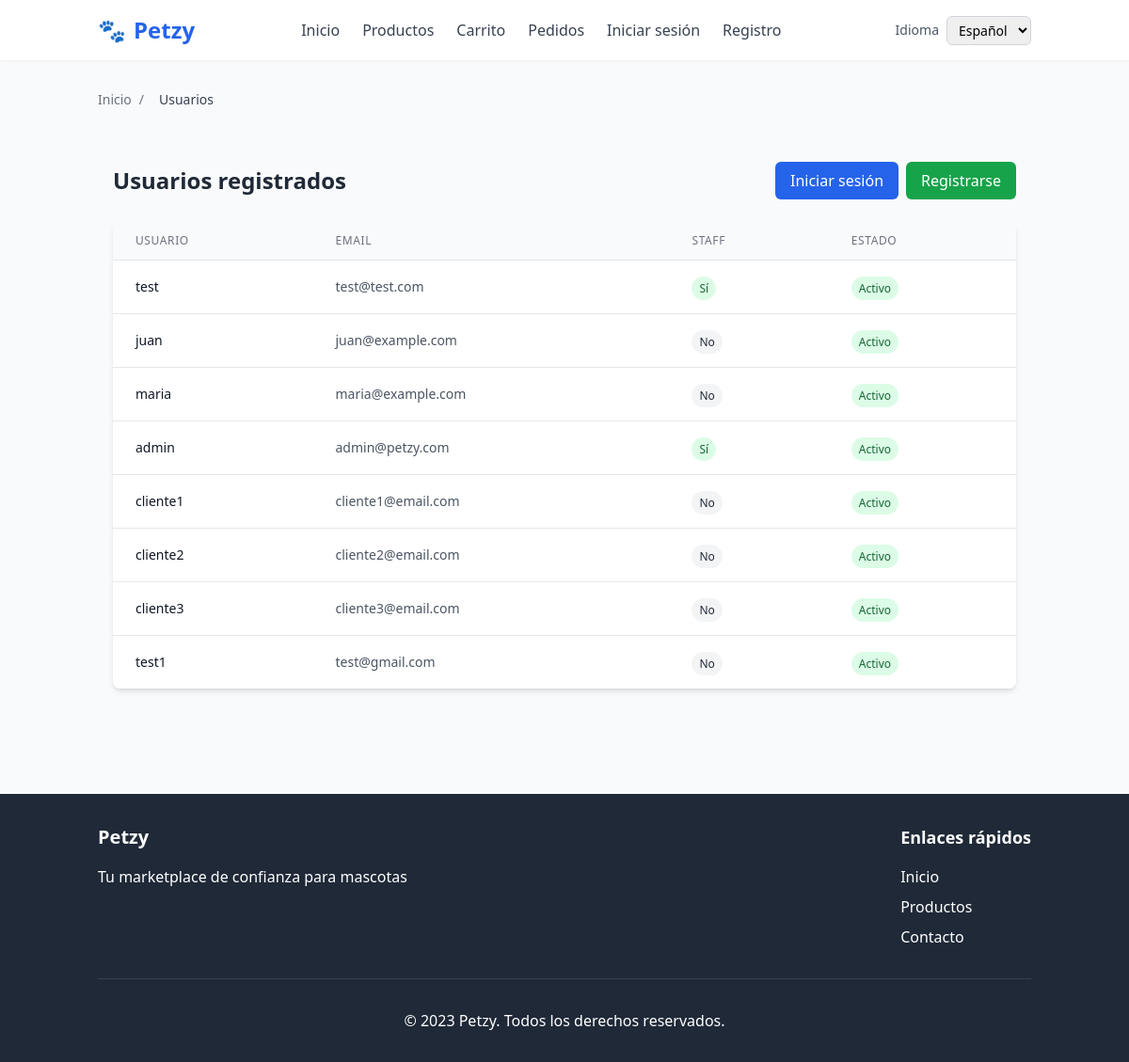
/users/, run on the app's committed database.
### users/models.py (models this page shows)
class Usuario(AbstractUser):
    pass

### users/views.py (the view)
# urls.py: path("", UsuarioListView.as_view(), name="list"),
class UsuarioListView(ListView):
    model = User
    template_name = "users/users_list.html"
    context_object_name = "usuarios"
    paginate_by = 20
    def get_context_data(self, **kwargs):
        context = super().get_context_data(**kwargs)
        context['breadcrumbs'] = [
            {"label": _("Inicio"), "url": reverse_lazy("home:index")},
            {"label": _("Usuarios"), "url": ""},
        ]
        return context

### templates/users/users_list.html (shortened to what this page needs)
{% extends "base.html" %}
{% load i18n %}
{% block content %}
<div class="container mx-auto px-4 py-8 max-w-6xl">
    <div class="flex flex-col sm:flex-row justify-between items-center mb-6">
        <h1 class="text-2xl font-bold text-gray-800 mb-4 sm:mb-0">{% trans "Usuarios registrados" %}</h1>
        <div class="flex space-x-2">
            <a href="{% url 'users:login' %}"
               class="bg-blue-600 hover:bg-blue-700 text-white px-4 py-2 rounded-md transition duration-200">
                {% trans "Iniciar sesión" %}
            </a>
            <a href="{% url 'users:register' %}"
               class="bg-green-600 hover:bg-green-700 text-white px-4 py-2 rounded-md transition duration-200">
                {% trans "Registrarse" %}
            </a>
        </div>
    </div>
    <div class="bg-white shadow-md rounded-lg overflow-hidden">
        <div class="overflow-x-auto">
            <table class="min-w-full divide-y divide-gray-200">
                <thead class="bg-gray-50">
                    <tr>
                        <th class="px-6 py-3 text-left text-xs font-medium text-gray-500 uppercase tracking-wider">
                            {% trans "Usuario" %}
                        </th>
                        <th class="px-6 py-3 text-left text-xs font-medium text-gray-500 uppercase tracking-wider">
                            {% trans "Email" %}
                        </th>
                        <th class="px-6 py-3 text-left text-xs font-medium text-gray-500 uppercase tracking-wider">
                            {% trans "Staff" %}
                        </th>
                        <th class="px-6 py-3 text-left text-xs font-medium text-gray-500 uppercase tracking-wider">
                            {% trans "Estado" %}
                        </th>
                    </tr>
                </thead>
                <tbody class="bg-white divide-y divide-gray-200">
                    {% for u in usuarios %}
                    <tr class="hover:bg-gray-50 transition duration-150">
                        <td class="px-6 py-4 whitespace-nowrap">
                            <div class="text-sm font-medium text-gray-900">{{ u.username }}</div>
                        </td>
                        <td class="px-6 py-4 whitespace-nowrap">
                            <div class="text-sm text-gray-600">{{ u.email|default:_("No especificado") }}</div>
                        </td>
                        <td class="px-6 py-4 whitespace-nowrap">
                            <span class="px-2 py-1 text-xs font-medium rounded-full
                                {% if u.is_staff %}bg-green-100 text-green-800{% else %}bg-gray-100 text-gray-800{% endif %}">
                                {{ u.is_staff|yesno:_("Sí,No") }}
                            </span>
                        </td>
                        <td class="px-6 py-4 whitespace-nowrap">
                            <span class="px-2 py-1 text-xs font-medium rounded-full
                                {% if u.is_active %}bg-green-100 text-green-800{% else %}bg-red-100 text-red-800{% endif %}">
                                {{ u.is_active|yesno:_("Activo,Inactivo") }}
                            </span>
                        </td>
                    </tr>
                    {% empty %}
                    <tr>
                        <td colspan="4" class="px-6 py-4 text-center text-sm text-gray-500">
                            {% trans "No hay usuarios registrados" %}
                        </td>
                    </tr>
                    {% endfor %}
                </tbody>
            </table>
        </div>
    </div>
</div>
{% endblock %}

### data on the page
Usuario: username "test", email "test@test.com", is_staff "Sí", is_active "Activo"
Usuario: username "juan", email "juan@example.com", is_staff "No", is_active "Activo"
Usuario: username "maria", email "maria@example.com", is_staff "No", is_active "Activo"
Usuario: username "admin", email "admin@petzy.com", is_staff "Sí", is_active "Activo"
Usuario: username "cliente1", email "cliente1@email.com", is_staff "No", is_active "Activo"
Usuario: username "cliente2", email "cliente2@email.com", is_staff "No", is_active "Activo"
Usuario: username "cliente3", email "cliente3@email.com", is_staff "No", is_active "Activo"
Usuario: username "test1", email "test@gmail.com", is_staff "No", is_active "Activo"

### other printed values
{{ crumb.label }} "Inicio"
{{ crumb.label }} "Usuarios"
form field language "Español"
